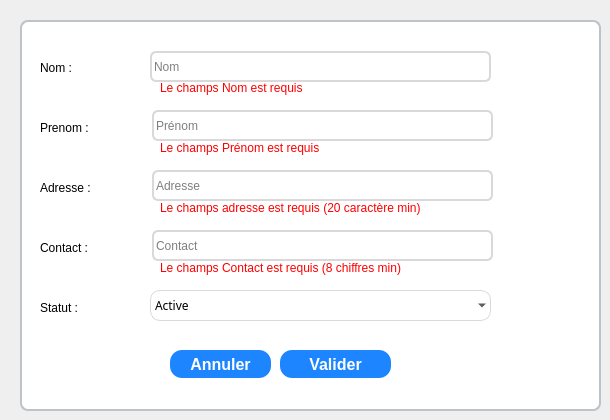
      <widget class="QWidget" name="tab_21">
       <property name="styleSheet">
        <string notr="true">background: url(:/img/img/test.jpg);</string>
       </property>
       <attribute name="title">
        <string>Ajouter</string>
       </attribute>
       <widget class="QGroupBox" name="groupBox_19">
        <property name="geometry">
         <rect>
          <x>20</x>
          <y>10</y>
          <width>581</width>
          <height>401</height>
         </rect>
        </property>
        <property name="styleSheet">
         <string notr="true">/* Style for a QGroupBox for login information */
QGroupBox {
    border: 2px solid #bdc3c7; /* Border with default color */
    border-radius: 8px; /* Rounded corners */
    margin-top: 10px; /* Top margin */
    background-color: #ffffff;
; /* Background color */
}

/* Style for the title of the QGroupBox */
QGroupBox::title {
    subcontrol-origin: margin;
    subcontrol-position: top left;
    left: 10px; /* Offset the title to the left */
    padding: 0 5px; /* Internal padding for the title */
    font-size: 16px; /* Title font size */
    color: #2c3e50; /* Title text color */

}
</string>
        </property>
        <property name="title">
         <string/>
        </property>
        <widget class="QLabel" name="label_53">
         <property name="geometry">
          <rect>
           <x>20</x>
           <y>50</y>
           <width>56</width>
           <height>16</height>
          </rect>
         </property>
         <property name="styleSheet">
          <string notr="true">font: 87 9pt &quot;Arial Black&quot;;</string>
         </property>
         <property name="text">
          <string>Nom :</string>
         </property>
        </widget>
        <widget class="QLabel" name="label_54">
         <property name="geometry">
          <rect>
           <x>20</x>
           <y>110</y>
           <width>81</width>
           <height>16</height>
          </rect>
         </property>
         <property name="styleSheet">
          <string notr="true">font: 87 9pt &quot;Arial Black&quot;;</string>
         </property>
         <property name="text">
          <string>Prenom :</string>
         </property>
        </widget>
        <widget class="QLabel" name="label_55">
         <property name="geometry">
          <rect>
           <x>20</x>
           <y>170</y>
           <width>101</width>
           <height>16</height>
          </rect>
         </property>
         <property name="styleSheet">
          <string notr="true">font: 87 9pt &quot;Arial Black&quot;;</string>
         </property>
         <property name="text">
          <string>Adresse :</string>
         </property>
        </widget>
        <widget class="QLabel" name="label_56">
         <property name="geometry">
          <rect>
           <x>20</x>
           <y>230</y>
           <width>91</width>
           <height>16</height>
          </rect>
         </property>
         <property name="styleSheet">
          <string notr="true">font: 87 9pt &quot;Arial Black&quot;;</string>
         </property>
         <property name="text">
          <string>Contact :</string>
         </property>
        </widget>
        <widget class="QLabel" name="label_57">
         <property name="geometry">
          <rect>
           <x>20</x>
           <y>290</y>
           <width>81</width>
           <height>16</height>
          </rect>
         </property>
         <property name="styleSheet">
          <string notr="true">font: 87 9pt &quot;Arial Black&quot;;</string>
         </property>
         <property name="text">
          <string>Statut :</string>
         </property>
        </widget>
        <widget class="QLineEdit" name="le_nom_7">
         <property name="geometry">
          <rect>
           <x>130</x>
           <y>41</y>
           <width>341</width>
           <height>31</height>
          </rect>
         </property>
         <property name="styleSheet">
          <string notr="true">



position: absolute;
width: 428px;
height: 50px;
left: 1122px;
top: 327px;
background-color: #ffffff;

border: 2px solid #D9D9D9;
border-radius: 6px;
</string>
         </property>
         <property name="placeholderText">
          <string>Nom</string>
         </property>
        </widget>
        <widget class="QLineEdit" name="le_id_11">
         <property name="geometry">
          <rect>
           <x>132</x>
           <y>100</y>
           <width>341</width>
           <height>31</height>
          </rect>
         </property>
         <property name="styleSheet">
          <string notr="true">


position: absolute;
width: 428px;
height: 50px;
left: 1122px;
top: 327px;
background-color: #ffffff;

border: 2px solid #D9D9D9;
border-radius: 6px;
</string>
         </property>
         <property name="placeholderText">
          <string>Prénom</string>
         </property>
        </widget>
        <widget class="QLineEdit" name="le_poste_3">
         <property name="geometry">
          <rect>
           <x>132</x>
           <y>160</y>
           <width>341</width>
           <height>31</height>
          </rect>
         </property>
         <property name="styleSheet">
          <string notr="true">

position: absolute;
width: 428px;
height: 50px;
left: 1122px;
top: 327px;
background-color: #ffffff;

border: 2px solid #D9D9D9;
border-radius: 6px;
</string>
         </property>
         <property name="text">
          <string/>
         </property>
         <property name="placeholderText">
          <string>Adresse</string>
         </property>
        </widget>
        <widget class="QLineEdit" name="le_mail_4">
         <property name="geometry">
          <rect>
           <x>132</x>
           <y>220</y>
           <width>341</width>
           <height>31</height>
          </rect>
         </property>
         <property name="styleSheet">
          <string notr="true">


position: absolute;
width: 428px;
height: 50px;
left: 1122px;
top: 327px;
background-color: #ffffff;

border: 2px solid #D9D9D9;
border-radius: 6px;
</string>
         </property>
         <property name="placeholderText">
          <string>Contact</string>
         </property>
        </widget>
        <widget class="QPushButton" name="pushButton_44">
         <property name="geometry">
          <rect>
           <x>260</x>
           <y>340</y>
           <width>111</width>
           <height>28</height>
          </rect>
         </property>
         <property name="sizePolicy">
          <sizepolicy hsizetype="Preferred" vsizetype="Preferred">
           <horstretch>0</horstretch>
           <verstretch>0</verstretch>
          </sizepolicy>
         </property>
         <property name="minimumSize">
          <size>
           <width>93</width>
           <height>28</height>
          </size>
         </property>
         <property name="styleSheet">
          <string notr="true">QPushButton{
	padding: 0px 16px;


width: 86px;
height: 48px;
left: 1996px;
top: 64px;

/* Blue/50 */
background: rgb(28,133,255);
border-radius: 12px;


/* Button */

width: 54px;
height: 24px;

font-family: 'Inter';
font-style: normal;
font-weight: 800;
font-size: 16px;
line-height: 24px;
/* identical to box height, or 150% */

/* Base/100 */
color: white;
font: 87 8.5pt &quot;Segoe UI Black&quot;;
}

QPushButton:hover{
	padding: 0px 16px;


width: 86px;
height: 48px;
left: 1996px;
top: 64px;

/* Blue/50 */
background: #0B28C2;
border-radius: 12px;


/* Button */

width: 54px;
height: 24px;

font-family: 'Inter';
font-style: normal;
font-weight: 800;
font-size: 16px;
line-height: 24px;
/* identical to box height, or 150% */

/* Base/100 */
color: white;
}


QPushButton:pressed{
	padding: 0px 16px;


width: 86px;
height: 48px;
left: 1996px;
top: 64px;

/* Blue/50 */
background: #081E91;
border-radius: 12px;


/* Button */

width: 54px;
height: 24px;

font-family: 'Inter';
font-style: normal;
font-weight: 800;
font-size: 16px;
line-height: 24px;
/* identical to box height, or 150% */

/* Base/100 */
color: white;
}

</string>
         </property>
         <property name="text">
          <string>Valider</string>
         </property>
        </widget>
        <widget class="QPushButton" name="pushButton_45">
         <property name="geometry">
          <rect>
           <x>150</x>
           <y>340</y>
           <width>101</width>
           <height>28</height>
          </rect>
         </property>
         <property name="sizePolicy">
          <sizepolicy hsizetype="Preferred" vsizetype="Preferred">
           <horstretch>0</horstretch>
           <verstretch>0</verstretch>
          </sizepolicy>
         </property>
         <property name="minimumSize">
          <size>
           <width>93</width>
           <height>28</height>
          </size>
         </property>
         <property name="styleSheet">
          <string notr="true">QPushButton{
	padding: 0px 16px;


width: 86px;
height: 48px;
left: 1996px;
top: 64px;

/* Blue/50 */
background: rgb(28,133,255);
border-radius: 12px;


/* Button */

width: 54px;
height: 24px;

font-family: 'Inter';
font-style: normal;
font-weight: 800;
font-size: 16px;
line-height: 24px;
/* identical to box height, or 150% */

/* Base/100 */
color: white;
font: 87 8.5pt &quot;Segoe UI Black&quot;;
}

QPushButton:hover{
	padding: 0px 16px;


width: 86px;
height: 48px;
left: 1996px;
top: 64px;

/* Blue/50 */
background: #0B28C2;
border-radius: 12px;


/* Button */

width: 54px;
height: 24px;

font-family: 'Inter';
font-style: normal;
font-weight: 800;
font-size: 16px;
line-height: 24px;
/* identical to box height, or 150% */

/* Base/100 */
color: white;
}


QPushButton:pressed{
	padding: 0px 16px;


width: 86px;
height: 48px;
left: 1996px;
top: 64px;

/* Blue/50 */
background: #081E91;
border-radius: 12px;


/* Button */

width: 54px;
height: 24px;

font-family: 'Inter';
font-style: normal;
font-weight: 800;
font-size: 16px;
line-height: 24px;
/* identical to box height, or 150% */

/* Base/100 */
color: white;
}

</string>
         </property>
         <property name="text">
          <string>Annuler</string>
         </property>
        </widget>
        <widget class="QComboBox" name="statutCB_3">
         <property name="geometry">
          <rect>
           <x>130</x>
           <y>280</y>
           <width>341</width>
           <height>31</height>
          </rect>
         </property>
         <property name="styleSheet">
          <string notr="true">QComboBox{
font-family:century gothic;
background: transparent;
border:none;
color:#000000;
border-radius: 10px;
border: 1px solid #D9D9D9;
}</string>
         </property>
         <item>
          <property name="text">
           <string>Active</string>
          </property>
         </item>
         <item>
          <property name="text">
           <string>Not Active</string>
          </property>
         </item>
        </widget>
        <widget class="QLabel" name="errorNom_3">
         <property name="geometry">
          <rect>
           <x>140</x>
           <y>70</y>
           <width>231</width>
           <height>16</height>
          </rect>
         </property>
         <property name="styleSheet">
          <string notr="true">font: 87 9pt &quot;Arial Black&quot;;
color: red;</string>
         </property>
         <property name="text">
          <string>Le champs Nom est requis</string>
         </property>
        </widget>
        <widget class="QLabel" name="errorPrenom_3">
         <property name="geometry">
          <rect>
           <x>140</x>
           <y>130</y>
           <width>271</width>
           <height>16</height>
          </rect>
         </property>
         <property name="styleSheet">
          <string notr="true">font: 87 9pt &quot;Arial Black&quot;;
color: red;</string>
         </property>
         <property name="text">
          <string>Le champs Prénom est requis</string>
         </property>
        </widget>
        <widget class="QLabel" name="errorAdresse_3">
         <property name="geometry">
          <rect>
           <x>140</x>
           <y>190</y>
           <width>421</width>
           <height>16</height>
          </rect>
         </property>
         <property name="styleSheet">
          <string notr="true">font: 87 9pt &quot;Arial Black&quot;;
color: red;</string>
         </property>
         <property name="text">
          <string>Le champs adresse est requis (20 caractère min)</string>
         </property>
        </widget>
        <widget class="QLabel" name="errorContact_3">
         <property name="geometry">
          <rect>
           <x>140</x>
           <y>250</y>
           <width>401</width>
           <height>16</height>
          </rect>
         </property>
         <property name="styleSheet">
          <string notr="true">font: 87 9pt &quot;Arial Black&quot;;
color: red;</string>
         </property>
         <property name="text">
          <string>Le champs Contact est requis (8 chiffres min)</string>
         </property>
        </widget>
       </widget>
      </widget>
